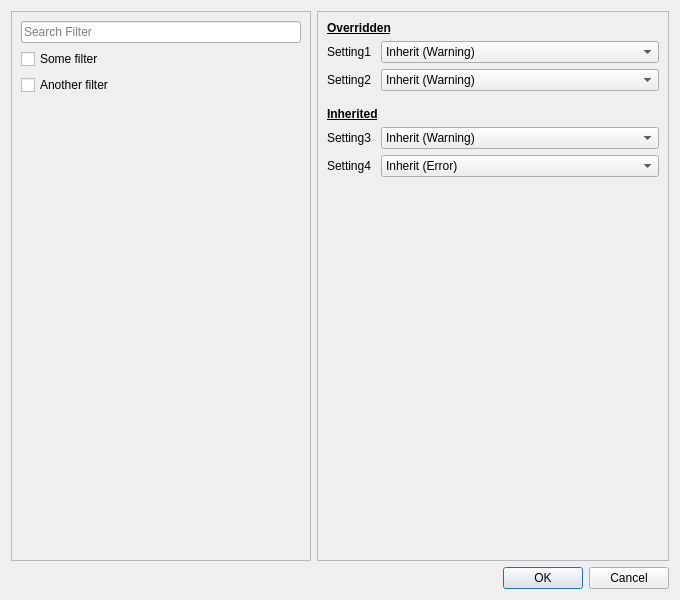
<?xml version="1.0" encoding="UTF-8"?>
<ui version="4.0">
 <class>SettingsDiffDialog</class>
 <widget class="QDialog" name="SettingsDiffDialog">
  <property name="geometry">
   <rect>
    <x>0</x>
    <y>0</y>
    <width>680</width>
    <height>600</height>
   </rect>
  </property>
  <property name="minimumSize">
   <size>
    <width>400</width>
    <height>100</height>
   </size>
  </property>
  <property name="windowTitle">
   <string>Compiler Settings</string>
  </property>
  <layout class="QVBoxLayout" name="verticalLayout">
   <item>
    <layout class="QHBoxLayout" name="horizontalLayout" stretch="100000,161803">
     <item>
      <widget class="QScrollArea" name="filterScrollArea">
       <property name="maximumSize">
        <size>
         <width>300</width>
         <height>16777215</height>
        </size>
       </property>
       <property name="horizontalScrollBarPolicy">
        <enum>Qt::ScrollBarPolicy::ScrollBarAlwaysOff</enum>
       </property>
       <property name="widgetResizable">
        <bool>true</bool>
       </property>
       <widget class="QWidget" name="filterScrollAreaWidgetContents">
        <property name="geometry">
         <rect>
          <x>0</x>
          <y>0</y>
          <width>217</width>
          <height>429</height>
         </rect>
        </property>
        <layout class="QVBoxLayout" name="filterLayout">
         <item>
          <widget class="QLineEdit" name="filterEdit">
           <property name="maximumSize">
            <size>
             <width>16777215</width>
             <height>16777215</height>
            </size>
           </property>
           <property name="text">
            <string/>
           </property>
           <property name="placeholderText">
            <string>Search Filter</string>
           </property>
          </widget>
         </item>
         <item>
          <widget class="QCheckBox" name="filterCheckBox0">
           <property name="text">
            <string>Some filter</string>
           </property>
          </widget>
         </item>
         <item>
          <widget class="QCheckBox" name="filterCheckBox1">
           <property name="text">
            <string>Another filter</string>
           </property>
          </widget>
         </item>
         <item>
          <spacer name="filterVerticalSpacer">
           <property name="orientation">
            <enum>Qt::Orientation::Vertical</enum>
           </property>
           <property name="sizeHint" stdset="0">
            <size>
             <width>20</width>
             <height>40</height>
            </size>
           </property>
          </spacer>
         </item>
        </layout>
       </widget>
      </widget>
     </item>
     <item>
      <widget class="QScrollArea" name="settingsScrollArea">
       <property name="horizontalScrollBarPolicy">
        <enum>Qt::ScrollBarPolicy::ScrollBarAlwaysOff</enum>
       </property>
       <property name="widgetResizable">
        <bool>true</bool>
       </property>
       <widget class="QWidget" name="settingsScrollAreaWidgetContents">
        <property name="geometry">
         <rect>
          <x>0</x>
          <y>0</y>
          <width>400</width>
          <height>429</height>
         </rect>
        </property>
        <layout class="QVBoxLayout" name="formLayout">
         <item>
          <widget class="QLabel" name="overriddenLabel">
           <property name="font">
            <font>
             <pointsize>9</pointsize>
             <bold>true</bold>
             <underline>true</underline>
            </font>
           </property>
           <property name="text">
            <string>Overridden</string>
           </property>
          </widget>
         </item>
         <item>
          <layout class="QFormLayout" name="overriddenFormLayout">
           <item row="0" column="0">
            <widget class="QLabel" name="settingLabel0">
             <property name="toolTip">
              <string>Description of setting 1</string>
             </property>
             <property name="text">
              <string>Setting1 </string>
             </property>
            </widget>
           </item>
           <item row="0" column="1">
            <widget class="QComboBox" name="settingComboBox0">
             <property name="currentText">
              <string>Inherit (Warning)</string>
             </property>
             <item>
              <property name="text">
               <string>Inherit (Warning)</string>
              </property>
             </item>
             <item>
              <property name="text">
               <string>Ignore</string>
              </property>
             </item>
             <item>
              <property name="text">
               <string>Warning</string>
              </property>
             </item>
             <item>
              <property name="text">
               <string>Error</string>
              </property>
             </item>
            </widget>
           </item>
           <item row="1" column="0">
            <widget class="QLabel" name="settingLabel1">
             <property name="toolTip">
              <string>Description of setting 2</string>
             </property>
             <property name="text">
              <string>Setting2 </string>
             </property>
            </widget>
           </item>
           <item row="1" column="1">
            <widget class="QComboBox" name="settingComboBox1">
             <property name="currentText">
              <string>Inherit (Warning)</string>
             </property>
             <item>
              <property name="text">
               <string>Inherit (Warning)</string>
              </property>
             </item>
             <item>
              <property name="text">
               <string>Ignore</string>
              </property>
             </item>
             <item>
              <property name="text">
               <string>Warning</string>
              </property>
             </item>
             <item>
              <property name="text">
               <string>Error</string>
              </property>
             </item>
            </widget>
           </item>
          </layout>
         </item>
         <item>
          <spacer name="inheritedVerticalSpacer">
           <property name="orientation">
            <enum>Qt::Orientation::Vertical</enum>
           </property>
           <property name="sizeType">
            <enum>QSizePolicy::Policy::Fixed</enum>
           </property>
           <property name="sizeHint" stdset="0">
            <size>
             <width>20</width>
             <height>10</height>
            </size>
           </property>
          </spacer>
         </item>
         <item>
          <widget class="QLabel" name="inheritedLabel">
           <property name="font">
            <font>
             <pointsize>9</pointsize>
             <bold>true</bold>
             <underline>true</underline>
            </font>
           </property>
           <property name="text">
            <string>Inherited</string>
           </property>
          </widget>
         </item>
         <item>
          <layout class="QFormLayout" name="inheritedFormLayout">
           <item row="0" column="0">
            <widget class="QLabel" name="settingLabel2">
             <property name="toolTip">
              <string>Description of setting 3</string>
             </property>
             <property name="text">
              <string>Setting3 </string>
             </property>
            </widget>
           </item>
           <item row="0" column="1">
            <widget class="QComboBox" name="settingComboBox2">
             <item>
              <property name="text">
               <string>Inherit (Warning)</string>
              </property>
             </item>
             <item>
              <property name="text">
               <string>Ignore</string>
              </property>
             </item>
             <item>
              <property name="text">
               <string>Warning</string>
              </property>
             </item>
             <item>
              <property name="text">
               <string>Error</string>
              </property>
             </item>
            </widget>
           </item>
           <item row="1" column="0">
            <widget class="QLabel" name="settingLabel3">
             <property name="toolTip">
              <string>Description of setting 4</string>
             </property>
             <property name="text">
              <string>Setting4 </string>
             </property>
            </widget>
           </item>
           <item row="1" column="1">
            <widget class="QComboBox" name="settingComboBox3">
             <item>
              <property name="text">
               <string>Inherit (Error)</string>
              </property>
             </item>
             <item>
              <property name="text">
               <string>Ignore</string>
              </property>
             </item>
             <item>
              <property name="text">
               <string>Warning</string>
              </property>
             </item>
             <item>
              <property name="text">
               <string>Error</string>
              </property>
             </item>
            </widget>
           </item>
          </layout>
         </item>
         <item>
          <spacer name="settingsVerticalSpacer">
           <property name="orientation">
            <enum>Qt::Orientation::Vertical</enum>
           </property>
           <property name="sizeHint" stdset="0">
            <size>
             <width>20</width>
             <height>40</height>
            </size>
           </property>
          </spacer>
         </item>
        </layout>
       </widget>
      </widget>
     </item>
    </layout>
   </item>
   <item>
    <widget class="QDialogButtonBox" name="buttonBox">
     <property name="orientation">
      <enum>Qt::Orientation::Horizontal</enum>
     </property>
     <property name="standardButtons">
      <set>QDialogButtonBox::StandardButton::Cancel|QDialogButtonBox::StandardButton::Ok</set>
     </property>
    </widget>
   </item>
  </layout>
 </widget>
 <resources/>
 <connections>
  <connection>
   <sender>buttonBox</sender>
   <signal>accepted()</signal>
   <receiver>SettingsDiffDialog</receiver>
   <slot>accept()</slot>
   <hints>
    <hint type="sourcelabel">
     <x>248</x>
     <y>254</y>
    </hint>
    <hint type="destinationlabel">
     <x>157</x>
     <y>274</y>
    </hint>
   </hints>
  </connection>
  <connection>
   <sender>buttonBox</sender>
   <signal>rejected()</signal>
   <receiver>SettingsDiffDialog</receiver>
   <slot>reject()</slot>
   <hints>
    <hint type="sourcelabel">
     <x>316</x>
     <y>260</y>
    </hint>
    <hint type="destinationlabel">
     <x>286</x>
     <y>274</y>
    </hint>
   </hints>
  </connection>
 </connections>
</ui>
